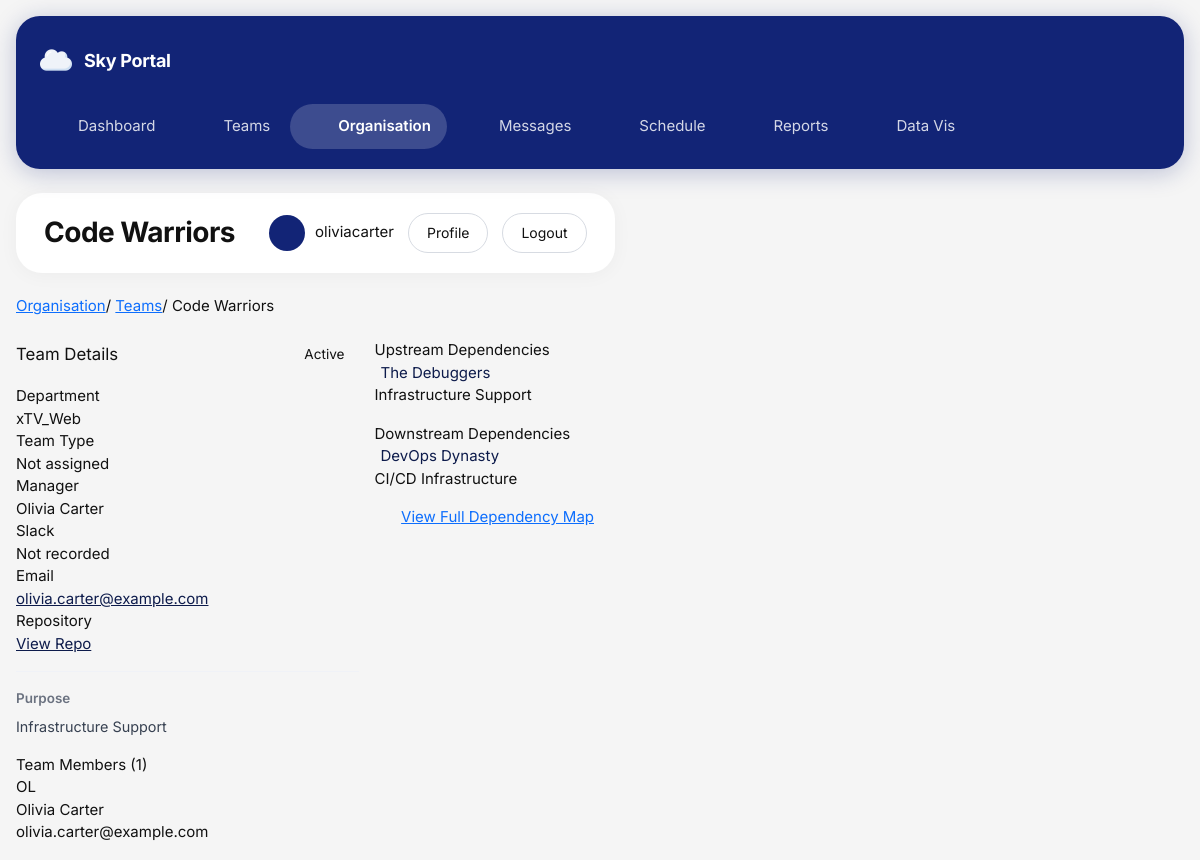
The app's page /organisation/teams/7/ (signed in) with its own data.
### organisation/models.py (models this page shows, shortened)
class Team(models.Model):
    STATUS_CHOICES = [
        ('active', 'Active'),
        ('restructured', 'Restructured'),
        ('disbanded', 'Disbanded'),
    ]
    name = models.CharField(max_length=100, unique=True)
    description = models.TextField(blank=True)
    purpose = models.TextField(blank=True)
    department = models.ForeignKey(
        Department,
        on_delete=models.SET_NULL,
        null=True,
        blank=True,
        related_name='teams'
    )
    team_type = models.ForeignKey(
        TeamType,
        on_delete=models.SET_NULL,
        null=True,
        blank=True,
        related_name='teams'
    )
    manager = models.ForeignKey(
        User,
        on_delete=models.SET_NULL,
        null=True,
        blank=True,
        related_name='managed_teams'
    )
    members = models.ManyToManyField(
        User,
        related_name='teams',
        blank=True
    )
    slack_channel = models.CharField(max_length=100, blank=True)
    email = models.EmailField(blank=True)
    code_repository = models.URLField(blank=True)
    status = models.CharField(max_length=20, choices=STATUS_CHOICES, default='active')
    created_at = models.DateTimeField(auto_now_add=True)
    updated_at = models.DateTimeField(auto_now=True)

class Department(models.Model):
    name = models.CharField(max_length=100, unique=True)
    description = models.TextField(blank=True)
    specialisation = models.CharField(max_length=200, blank=True)
    leader = models.ForeignKey(
        User,
        on_delete=models.SET_NULL,
        null=True,
        blank=True,
        related_name='led_departments'
    )
    created_at = models.DateTimeField(auto_now_add=True)
    updated_at = models.DateTimeField(auto_now=True)

class Dependency(models.Model):
    upstream_team = models.ForeignKey(
        Team,
        on_delete=models.CASCADE,
        related_name='upstream_dependencies'
    )
    downstream_team = models.ForeignKey(
        Team,
        on_delete=models.CASCADE,
        related_name='downstream_dependencies'
    )
    description = models.TextField(blank=True)
    created_at = models.DateTimeField(auto_now_add=True)
    class Meta:
        unique_together = ('upstream_team', 'downstream_team')

### organisation/views.py (the view)
# urls.py: path('teams/<int:pk>/', views.team_detail, name='team_detail'),
@login_required
def team_detail(request, pk):
    team = get_object_or_404(Team, pk=pk)
    upstream = Dependency.objects.filter(upstream_team=team)
    downstream = Dependency.objects.filter(downstream_team=team)
    return render(request, 'organisation/team_detail.html', {
        'team': team,
        'upstream_dependencies': upstream,
        'downstream_dependencies': downstream,
    })

### organisation/templates/organisation/team_detail.html (shortened to what this page needs)
{% extends 'base.html' %}
{% block nav_organisation %}active{% endblock %}
{% block page_heading %}{{ team.name }}{% endblock %}
{% block content %}
<div class="portal-bc">
    <a href="{% url 'organisation:department_list' %}">Organisation</a><span class="sep">/</span>
    <a href="{% url 'organisation:team_list' %}">Teams</a><span class="sep">/</span>
    <span class="current">{{ team.name }}</span>
</div>
<div class="row g-3">
    <div class="col-md-7">
        <div class="portal-card" style="margin-bottom:16px;">
            <div style="display:flex;align-items:center;justify-content:space-between;margin-bottom:16px;">
                <div class="portal-card-title" style="font-size:1.05rem;">Team Details</div>
                <span class="{% if team.status == 'active' %}badge-active{% elif team.status == 'disbanded' %}badge-disbanded{% else %}badge-restructured{% endif %}" style="font-size:0.85rem;padding:5px 14px;">{{ team.get_status_display }}</span>
            </div>
            <div class="info-row"><div class="info-label"> Department</div><div class="info-value">{{ team.department.name|default:"Not assigned" }}</div></div>
            <div class="info-row"><div class="info-label"> Team Type</div><div class="info-value">{{ team.team_type.name|default:"Not assigned" }}</div></div>
            <div class="info-row"><div class="info-label"> Manager</div><div class="info-value">{% if team.manager %}{{ team.manager.get_full_name|default:team.manager.username }}{% else %}Not assigned{% endif %}</div></div>
            <div class="info-row"><div class="info-label"> Slack</div><div class="info-value">{{ team.slack_channel|default:"Not recorded" }}</div></div>
            <div class="info-row"><div class="info-label"> Email</div><div class="info-value">{% if team.email %}<a href="mailto:{{ team.email }}" style="color:#0d1b4b;">{{ team.email }}</a>{% else %}Not recorded{% endif %}</div></div>
            <div class="info-row"><div class="info-label"> Repository</div><div class="info-value">{% if team.code_repository %}<a href="{{ team.code_repository }}" target="_blank" style="color:#0d1b4b;">View Repo</a>{% else %}Not recorded{% endif %}</div></div>
            {% if team.purpose %}
            <div style="margin-top:16px;padding-top:16px;border-top:1px solid #f0f2f7;">
                <div style="font-size:0.84rem;color:#6b7280;margin-bottom:6px;font-weight:600;">Purpose</div>
                <p style="font-size:0.9rem;color:#374151;line-height:1.6;margin:0;">{{ team.purpose }}</p>
            </div>
            {% endif %}
        </div>
        <div class="portal-card">
            <div class="section-title"> Team Members ({{ team.members.count }})</div>
            <div class="row g-2">
                {% for member in team.members.all %}
                <div class="col-md-6">
                    <div class="member-pill">
                        <div class="member-avatar">{{ member.get_full_name|default:member.username|slice:":2"|upper }}</div>
                        <div>
                            <div class="member-name">{{ member.get_full_name|default:member.username }}</div>
                            <div class="member-email">{{ member.email|default:"No email recorded" }}</div>
                        </div>
                    </div>
                </div>
                {% empty %}
                <div class="col-12" style="color:#9ca3af;font-size:0.88rem;padding:16px 0;">No members assigned yet.</div>
                {% endfor %}
            </div>
        </div>
    </div>
    <div class="col-md-5">
        <div class="portal-card" style="margin-bottom:16px;">
            <div class="section-title"> Upstream Dependencies</div>
            {% for dep in upstream_dependencies %}
            <div class="dep-item"><a href="{% url 'organisation:team_detail' dep.downstream_team.pk %}" style="color:#0d1b4b;text-decoration:none;">{{ dep.downstream_team.name }}</a>{% if dep.description %}<div class="dep-desc">{{ dep.description }}</div>{% endif %}</div>
            {% empty %}<div style="color:#9ca3af;font-size:0.87rem;">No upstream dependencies.</div>{% endfor %}
        </div>
        <div class="portal-card" style="margin-bottom:16px;">
            <div class="section-title"> Downstream Dependencies</div>
            {% for dep in downstream_dependencies %}
            <div class="dep-item"><a href="{% url 'organisation:team_detail' dep.upstream_team.pk %}" style="color:#0d1b4b;text-decoration:none;">{{ dep.upstream_team.name }}</a>{% if dep.description %}<div class="dep-desc">{{ dep.description }}</div>{% endif %}</div>
            {% empty %}<div style="color:#9ca3af;font-size:0.87rem;">No downstream dependencies.</div>{% endfor %}
        </div>
        <a href="{% url 'organisation:dependency_map' %}" class="btn-portal" style="width:100%;text-align:center;display:block;">View Full Dependency Map</a>
    </div>
</div>
{% endblock %}

### templates/base.html (shortened to what this page needs)
<!DOCTYPE html>
<html lang="en">
<head>
    {% load static %}
    <link href="https://cdn.jsdelivr.net/npm/bootstrap@5.3.3/dist/css/bootstrap.min.css" rel="stylesheet">
    <link href="{% static 'css/styles.css' %}" rel="stylesheet">
</head>
<body>
    {% block fullpage %}
    <div class="app-layout">
        <aside class="app-sidebar">
            <div class="app-sidebar-inner">
                <div class="sidebar-brand">
                    <div class="top-shell-brand d-flex align-items-center gap-2">
                        <img src="{% static 'images/cloud.png' %}" alt="Sky Logo" style="height: 32px;">
                    </div>
                    <div class="sidebar-brand-text">Sky Portal</div>
                </div>
                <nav class="sidebar-nav">
                    <a href="/teams/dashboard/" class="sidebar-link {% block nav_dashboard %}{% endblock %}">
                        <span>Dashboard</span>
                    </a>
                    <a href="/teams/" class="sidebar-link {% block nav_teams %}{% endblock %}">
                        <span>Teams</span>
                    </a>
                    <a href="/organisation/" class="sidebar-link {% block nav_organisation %}{% endblock %}">
                        <span>Organisation</span>
                    </a>
                    <a href="/messages/" class="sidebar-link {% block nav_messages %}{% endblock %}">
                        <span>Messages</span>
                    </a>
                    <a href="/schedule/" class="sidebar-link {% block nav_schedule %}{% endblock %}">
                        <span>Schedule</span>
                    </a>
                    <a href="/reports/" class="sidebar-link {% block nav_reports %}{% endblock %}">
                        <span>Reports</span>
                    </a>
                    <a href="/datavis/" class="sidebar-link {% block nav_datavis %}{% endblock %}">
                        <span>Data Vis</span>
                    </a>
                </nav>
            </div>
        </aside>
        <div class="app-main">
            <header class="top-shell">
                <div class="top-shell-title-wrap">
                    <h1 class="top-shell-title">{% block page_heading %}Sky Portal{% endblock %}</h1>
                </div>
                <div class="top-shell-right">
                    {% if user.is_authenticated %}
                        <div class="top-shell-profile">
                            <div class="top-shell-avatar"></div>
                            <span class="top-shell-username">{{ user.username }}</span>
                        </div>
                        <a href="/accounts/profile/" class="top-shell-pill-link">Profile</a>
                        <form method="post" action="/accounts/logout/" class="mb-0">
                            <button type="submit" class="top-shell-pill-link top-shell-pill-light">Logout</button>
                        </form>
                    {% else %}
                        <a href="/accounts/login/" class="top-shell-pill-link top-shell-pill-light">Login</a>
                        <a href="/accounts/signup/" class="top-shell-pill-link">Sign Up</a>
                    {% endif %}
                </div>
            </header>
            <main class="page-content">
                {% block content %}{% endblock %}
            </main>
        </div>
    </div>
    {% endblock %}
</body>
</html>

### static/css/styles.css (style rules this page uses)
:root { --primary: #122476; --primary-dark: #0d1a5c; --primary-soft: #4f5fa8; --bg: #f5f5f5; --card: #ffffff; --border: #d7dbe2; --muted: #8b9098; --text: #111111; --pill-bg: #f7f7f8; --sidebar-text: rgba(255, 255, 255, 0.82); --sidebar-active: rgba(255, 255, 255, 0.18); --success-bg: #d4f4dd; --success-text: #1a7f37; --radius-xl: 26px; --radius-lg: 22px; --radius-md: 18px; --radius-pill: 100px; }
* { box-sizing: border-box; }
html, body { margin: 0; padding: 0; }
body { font-family: "Inter", sans-serif; background: var(--bg); color: var(--text); font-size: 15px; font-weight: 400; }
.app-layout { min-height: 100vh; display: flex; gap: 24px; padding: 16px; background: var(--bg); align-items: flex-start; }
.app-sidebar { width: 260px; flex-shrink: 0; background: var(--primary); border-radius: 24px; padding: 18px 14px 20px; display: flex; flex-direction: column; height: fit-content; position: sticky; top: 16px; box-shadow: 0 4px 24px rgba(18, 36, 118, 0.25); }
.app-main { flex: 1; min-width: 0; display: flex; flex-direction: column; gap: 22px; }
.page-content { display: flex; flex-direction: column; gap: 22px; }
.sidebar-brand { display: flex; align-items: center; gap: 12px; padding: 10px 10px 22px; margin-bottom: 6px; }
.sidebar-brand-text { font-size: 18px; font-weight: 700; color: #ffffff; letter-spacing: -0.3px; }
.sidebar-nav { display: flex; flex-direction: column; gap: 4px; }
.sidebar-link { display: flex; align-items: center; gap: 12px; padding: 11px 16px; border-radius: var(--radius-pill); text-decoration: none; color: var(--sidebar-text); font-size: 15px; font-weight: 400; transition: all 0.2s ease; }
.sidebar-link.active { background: var(--sidebar-active); color: #ffffff; font-weight: 600; }
.top-shell { background: #ffffff; border: none; border-radius: var(--radius-xl); min-height: 80px; padding: 16px 28px; display: flex; justify-content: space-between; align-items: center; gap: 20px; box-shadow: 0 2px 20px rgba(0, 0, 0, 0.04); }
.top-shell-title-wrap { display: flex; align-items: center; min-width: 0; }
.top-shell-title { margin: 0; font-size: 28px; font-weight: 700; letter-spacing: -0.5px; color: var(--text); }
.top-shell-right { display: flex; align-items: center; gap: 14px; flex-wrap: wrap; justify-content: flex-end; }
.top-shell-profile { display: flex; align-items: center; gap: 10px; }
.top-shell-avatar { width: 36px; height: 36px; border-radius: 50%; background: var(--primary); flex-shrink: 0; display: flex; align-items: center; justify-content: center; font-size: 15px; color: #ffffff; }
.top-shell-username { font-size: 15px; font-weight: 400; color: var(--text); white-space: nowrap; }
.top-shell-pill-link { display: inline-flex; align-items: center; justify-content: center; min-height: 40px; padding: 0 18px; border-radius: var(--radius-pill); border: 1px solid var(--border); background: #ffffff; color: var(--text); text-decoration: none; font-weight: 400; font-size: 14px; transition: all 0.2s ease; cursor: pointer; }
.top-shell-pill-light { background: #ffffff; }
@media (max-width: 1200px) { .app-layout { flex-direction: column; } }
@media (max-width: 1200px) { .app-sidebar { width: 100%; min-height: auto; } }
@media (max-width: 1200px) { .sidebar-nav { flex-direction: row; flex-wrap: wrap; } }

### records on screen
Team: name "Code Warriors", status "Active", department.name "xTV_Web", team_type.name "Not assigned", manager.get_full_name "Olivia Carter", slack_channel "Not recorded", email "olivia.carter@example.com", purpose "Infrastructure Support", members.count "1"
Dependency: downstream_team.name "The Debuggers", description "Infrastructure Support"
Dependency: upstream_team.name "DevOps Dynasty", description "CI/CD Infrastructure"

### other values on screen
{{ user.username }} "oliviacarter"
{{ member.get_full_name|default:member.username|slice:":2"|upper }} "OL"
{{ member.get_full_name|default:member.username }} "Olivia Carter"
{{ member.email|default:"No email recorded" }} "olivia.carter@example.com"
